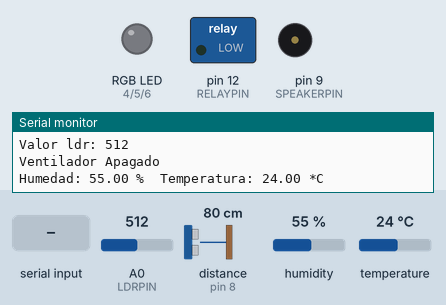
Recording of a sketch running on a simulated Arduino Uno, built with avr-gcc and run on an emulated ATmega328P. Parts: switched loads named in the sketch (green lamp = pin HIGH), an RGB LED mixed from three pins (HIGH = lit), buzzer (waves = sounding), the last lines printed to the serial monitor. The test bench sets the inputs (shaded band); at power-on: distance to the obstacle (sensor on pin 8) 80 cm, temperature 24 °C, A0 (LDRPIN) = 512, humidity 55 %. The echo pulse lasts 58.3 µs per cm; pins used as bus, display or sensor lines are not drawn.

Above: at 1.2 s.
1.3 s: distance to the obstacle (sensor on pin 8) set to 195 cm
7.6 s: distance to the obstacle (sensor on pin 8) set to 204 cm
At 8.38 s:
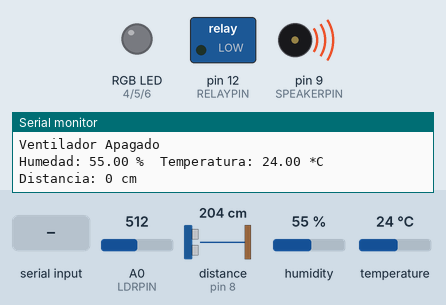
11.1 s: "0" received over Serial
At 11.55 s:
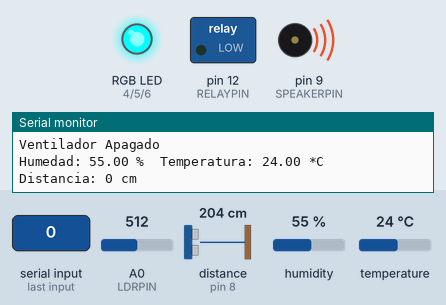
14.6 s: "2" received over Serial
At 15.27 s:
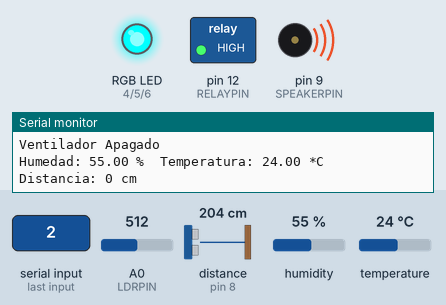
18.1 s: "1" received over Serial
At 18.49 s:
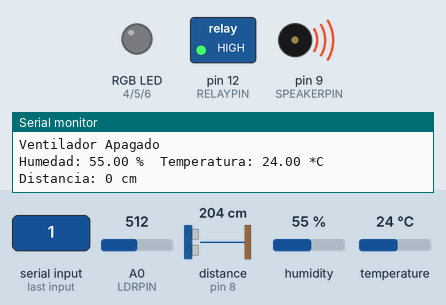
21.6 s: temperature set to 27 °C
Timing chart, 0 to 26.1 s (numbered marks = the images above; inputs shaded):
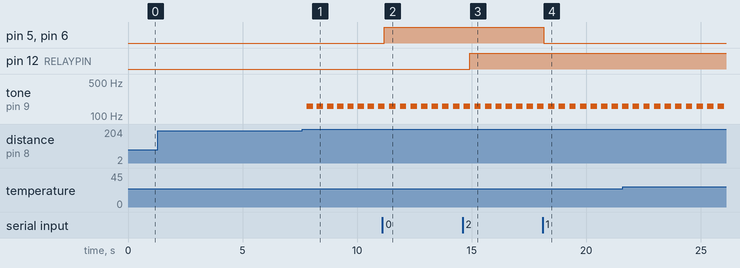

The sketch:

arduino.ino
```cpp
#include <SoftwareSerial.h>   // libreria comunicacion serial
#include <NewPing.h>      // libreria sensor ultrasonico
#include "DHT.h" // Libreria para Sensores Temperatura DHT
#define DHTPIN 2 // pin 2 del sensor dht
#define DHTTYPE DHT11 // tipo de sensor DHT usado
#define DCPIN 3 // pin 3 motor dc
// variables led RGB
#define LDRPIN 0   // pin 0 analogo recoje valor de la resistencia que envia el ldr
#define REDRGB 4 // Pin 4 para el color rojo
#define GREENRGB 5 // Pin 5 para el color verde
#define BLUERGB 6 //Pin 6 para el color azul
//variable sensor ultrasonico y speaker
// libreria NEWPIN https://arduino-new-ping.googlecode.com/files/NewPing_v1.5.zip
#define TRIGGER_PIN 7
#define ECHO_PIN 8
#define MAX_DISTANCE 200  // distancia maxima sensor ultrasonico
#define SPEAKERPIN 9 //pin 9 speaker
#define RELAYPIN 12 // PIN al que va conectado el relé


NewPing sonar(TRIGGER_PIN, ECHO_PIN, MAX_DISTANCE); //iniciamos sensor ultrasonico con la clase NewPing
DHT dht(DHTPIN, DHTTYPE); // Inicializa el sensor dth
SoftwareSerial BT(10,11);  // Inicializa bluetooth
int velocidad = 255; // variable donde almacenamos la velocidad del motor 0-255
int rgb=0; // modo rgb para controlarlo por ldr que seria 0 automatico o 1 con el boton ya no encendera por luz
char serialData[32]; // variable de 32 bits que recoje valor enviado por serial BT


// Configura Arduino
void setup() {

pinMode(DCPIN, OUTPUT); // pin motor DC como salida
pinMode(SPEAKERPIN, OUTPUT); // speaker como salida
pinMode(REDRGB, OUTPUT);  // rgb pins como salida
pinMode(GREENRGB, OUTPUT);
pinMode(BLUERGB, OUTPUT);
pinMode(RELAYPIN, OUTPUT); // PIN relay como salida

Serial.begin(9600);  //monitor serial
Serial.println("Prueba log:");
BT.begin(9600); // inciamos comunicacion bluetooth
Serial.println("Connection inciada bluetooth ");
dht.begin(); // iniciamos sensor dth 11

}


void loop() {

//delay(1000); // Espera dos segundos para realizar la primera medición.

leerDato();  // leer datos de serial y lo almacena en serialdata
/*----------ldr---------------*/

int vldr = analogRead(LDRPIN);
Serial.print("Valor ldr: ");
Serial.println(vldr);

if( vldr < 400 && rgb == '0' ){

setColor(0, 255, 255); // ilumina led rgb con color aqua
Serial.println("led encendido por LDR");

}else if( vldr > 400 && rgb == '0' ) {

setColor(0, 0, 0); // apagamos el led
Serial.println("led apagado por LDR");

}


switch(serialData[0]){

case '0':
setColor(0, 255, 255); // ilumina led rgb con color aqua
Serial.println("led encendido boton");
break;
case '1':
setColor(0, 0, 0); // apagamos el led
Serial.println("led apagado boton");
break;
case '2':
digitalWrite(RELAYPIN, HIGH); // bombilla on
Serial.println("bombilla on");
break;
case '3':
digitalWrite(RELAYPIN, LOW); // bombilla off
Serial.println("bombilla off");
break;
case '4':
rgb=0; // se presiono luz rgb auto
break;
case '5':
rgb=1; // se cambia al modo rgb manual con boton movil
break;
}

/*-------------sensor temperatura--------------*/

float humedad = dht.readHumidity(); // Obtiene la Humedad
float temperatura = dht.readTemperature(); // Obtiene la Temperatura en Celsius

enviarTemperatura(temperatura);   // enviamos la temperatuta por serial

if (isnan(humedad) || isnan(temperatura)) { // Control de errores, valida que se obtuvieron valores para los datos medidos
Serial.println("Fallo al leer el sensor DHT!");
return;
}

if (temperatura > 25)  {     // encendemos el motor si la temperatura sobrepasa los 25 grados Celsius
analogWrite(DCPIN, velocidad);
Serial.println("Ventilador Encendido");
}else{
analogWrite(DCPIN, 0);
Serial.println("Ventilador Apagado");
}
Serial.print("Humedad: ");
Serial.print(humedad);
Serial.print(" %\t");
Serial.print("Temperatura: ");
Serial.print(temperatura);
Serial.println(" *C ");

/*------------- sensor ultrasonico y speaker--------------*/

int uS = sonar.ping_median(); // Obtener medicion de tiempo de viaje del sonido y guardar en variable uS
long distancia= uS/US_ROUNDTRIP_CM; // Calcular la distancia con base en una constante
Serial.print("Distancia: ");// Imprimir la distancia medida a la consola serial
Serial.print(distancia );
Serial.println(" cm");
if (distancia < 2) { // check if the input is HIGH
playTono(300, 160);
//delay(150);
} else {
playTono(0, 0);
//delay(150);
}

}


/*------------- funcion que asigna el color --------------*/

void setColor(int red, int green, int blue) {
#ifdef COMMON_ANODE
red = 255 - red;
green = 255 - green;
blue = 255 - blue;
#endif
analogWrite(REDRGB, red);
analogWrite(GREENRGB, green);
analogWrite(BLUERGB, blue);
/* para cambiar el color utilizar las siguientes lineas dependiendo del color y descomentar
setColor(255, 0, 0); // red
setColor(0, 255, 0); // green
setColor(0, 0, 255); // blue
setColor(255, 255, 0); // yellow
setColor(80, 0, 80); // purple
*/
}

/*------------- funcion tono alarma duracion en mSecs, frequencia en hertz --------------*/
void playTono(long duracion, int freq) {
duracion *= 1000;
int periodo = (1.0 / freq) * 1000000;
long tiempo_transcurrido = 0;
while (tiempo_transcurrido < duracion) {
digitalWrite(SPEAKERPIN,HIGH);
delayMicroseconds(periodo / 2);
digitalWrite(SPEAKERPIN, LOW);
delayMicroseconds(periodo / 2);
tiempo_transcurrido += (periodo);
}
}

/*------------- funcion para leer datos enviados por serial --------------*/

void leerDato(){
  if (Serial.available()>0){
     serialData[0] = Serial.read();
     //serialData[0] = BT.read(); // leemos la comunicacion serial de bluetooth
     Serial.print("valor recibido:");
     Serial.println(serialData[0]);
}
 Serial.flush(); // limpiamos serial
}


/*------------- funcion que envia la temperatura a serial bt--------------*/

 void enviarTemperatura(float temperatura){

  if (isnan(temperatura)){ //Comprueba que el dato es un número
    BT.println("Error enviar temperatura");
  } else {
    BT.println(temperatura); //Envía el dato por el puerto serie
  }
}
```

Measured:
- the behaviour switches between 200 and 201 cm on distance to the obstacle (sensor on pin 8) (found by bisection; images 0 and 1)
- after the input at 7.6 s, tone on pin 9 (SPEAKERPIN): alternates 160 Hz for 0.28 s and silent for 0.16 s, starting after 0.20 s
- after the input at 11.1 s, pin 5 (GREENRGB), pin 6 (BLUERGB): LOW → HIGH after 0.09 s
- after the input at 14.6 s, pin 12 (RELAYPIN): LOW → HIGH after 0.32 s
- after the input at 18.1 s, pin 5 (GREENRGB), pin 6 (BLUERGB): HIGH → LOW at once
